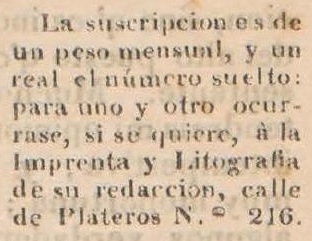
#> input picture src/hist_0.jpg, 312 x 241 px
$ python sample.py
#> lines starting #> are read from the running program, lines starting #| are printed output that depends on the picture; after the words box and inside, x2 and y2 are one past the last pixel; in counts of white or black regions, pixels touching at a corner belong together
### src/models/chan_vese_segmentation.py
import sys
import cv2
import math
import matplotlib.pyplot as plt
import numpy as np

def ChanVeseSegmentation(filepath, multiple=False, num=20):
    # Cargar la imagen desde la ruta especificada
#> called with filepath = 'hist_0.jpg', multiple = False, num = 20
    Image = cv2.imread(filepath, 1)                 # Carga la imagen en color
#> Image is the input picture: shape (241, 312, 3); mean B, G, R 164.3, 189.6, 211.5
    image = cv2.cvtColor(Image, cv2.COLOR_BGR2GRAY) # Convierte la imagen a escala de grises
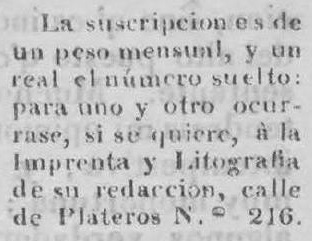
#> image: shape (241, 312); min 52, max 242, mean 193.3
    img = np.array(image, dtype=np.float64)         # Convierte la imagen a un arreglo de tipo float64

    # Inicializar la función de nivel (Φ) para el método de conjuntos de nivel
    IniLSF = np.ones((img.shape[0], img.shape[1]), img.dtype) # Inicializa con valores positivos
    IniLSF[30:80, 30:80] = -1                                 # Define una región inicial con valores negativos
    IniLSF = -IniLSF                                          # Invierte la función de nivel

    # Convertir la imagen cargada a formato RGB para visualización
    Image = cv2.cvtColor(Image, cv2.COLOR_BGR2RGB)


    # Función auxiliar para operaciones matemáticas sobre matrices
    def mat_math(intput, str):
        output = intput
        for i in range(img.shape[0]):
            for j in range(img.shape[1]):
                if str == "atan":
                    output[i, j] = math.atan(intput[i, j])
                if str == "sqrt":
                    output[i, j] = math.sqrt(intput[i, j])
        return output


    # Método de evolución del contorno utilizando la ecuación de Chan-Vese
    def CV(LSF, img, mu, nu, epison, step, show=False):
        # Calcular la derivada regularizada y la función Heaviside suavizada
        Drc = (epison / math.pi) / (epison * epison + LSF * LSF)
        Hea = 0.5 * (1 + (2 / math.pi) * mat_math(LSF / epison, "atan"))

        # Calcular gradiente de la función de nivel
        Iy, Ix = np.gradient(LSF)
        s = mat_math(Ix * Ix + Iy * Iy, "sqrt") # Magnitud del gradiente
        Nx = Ix / (s + 0.000001)                # Componente X del vector normalizado
        Ny = Iy / (s + 0.000001)                # Componente Y del vector normalizado
        Mxx, Nxx = np.gradient(Nx)
        Nyy, Myy = np.gradient(Ny)
        cur = Nxx + Nyy # Curvatura media

        # Calcular la longitud del contorno
        Length = nu * Drc * cur

        # Calcular término de penalización
        Lap = cv2.Laplacian(LSF, -1)
        Penalty = mu * (Lap - cur)

        # Calcular términos de energía de región
        s1 = Hea * img
        s2 = (1 - Hea) * img
        s3 = 1 - Hea
        C1 = s1.sum() / Hea.sum() # Promedio dentro del contorno
        C2 = s2.sum() / s3.sum()  # Promedio fuera del contorno
        CVterm = Drc * (-1 * (img - C1) * (img - C1) + 1 * (img - C2) * (img - C2))

        # Actualizar la función de nivel
        LSF = LSF + step * (Length + Penalty + CVterm)

        if show:
            plt.imshow(s, cmap="gray"), plt.show()
        return LSF


    # [9 lines of commented-out code are left out]
    mu = 1                 # Peso del término de suavidad
    nu = 0.003 * 255 * 255 # Peso del término de longitud
    # num = 20               # Número de iteraciones
    epison = 1             # Parámetro de regularización para Heaviside
    step = 0.1             # Paso de evolución
    LSF = IniLSF           # Inicializar la función de nivel


    # Evolución iterativa de la función de nivel
    info = [LSF]
    for i in range(1, num):
        LSF = CV(LSF, img, mu, nu, epison, step, False) # Actualizar LSF
        info.append(LSF) # Almacenar estado de la evolución
#> this loop made 19 passes
#> (C1 in CV, C2 in CV) on passes 1 to 12: (193.4, 193.2), (196.1, 192.3), (203.3, 185.7), (207.5, 172.5), (207.4, 162.4), (206.8, 157.5), (206.3, 153.5), (205.7, 150), (205.3, 147), (205, 144.5), (204.7, 142.5), (204.5, 140.8)
#> pass 1, in mat_math, `output = intput`:
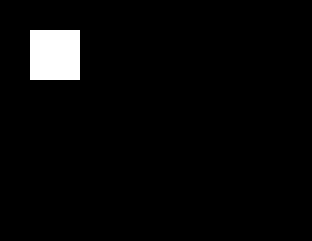
#> output: shape (241, 312) float64; values -1 (black) and 1 (white), 3.3% white; 1 white region, box (x1, y1, x2, y2) and area: (30, 30, 80, 80) 2500
#> pass 1, in CV, `Iy, Ix = np.gradient(LSF)`:
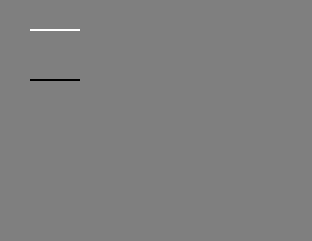
#> Iy: shape (241, 312) float64; min -1, max 1, mean 0; drawn with min black and max white
#> after the loop:
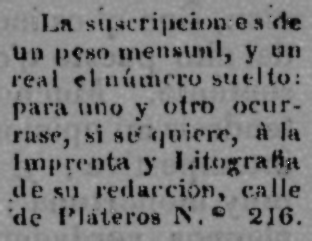
#> LSF: shape (241, 312) float64; min -25.08, max 54.23, mean 13.6; drawn with min black and max white
#> after the loop, info = 20 items

    # Devolver solo la última iteración si no se requiere almacenar todas
    if not multiple:
        info = [info[-1]]

    return info

### src/sample.py
import cv2
import matplotlib
import matplotlib.pyplot as plt
from models.chan_vese_segmentation import ChanVeseSegmentation

filepath="hist_0.jpg"

info = ChanVeseSegmentation(filepath)
#> info = 1 item
image = cv2.imread(filepath)
image = cv2.cvtColor(image, cv2.COLOR_BGR2RGB)

matplotlib.use('Agg')  # Use a non-interactive backend
plt.imshow(image)
plt.xticks([])
plt.yticks([])
plt.contour(info[-1], [0], colors="r", linewidth=2)
plt.draw()
plt.show(block=False)
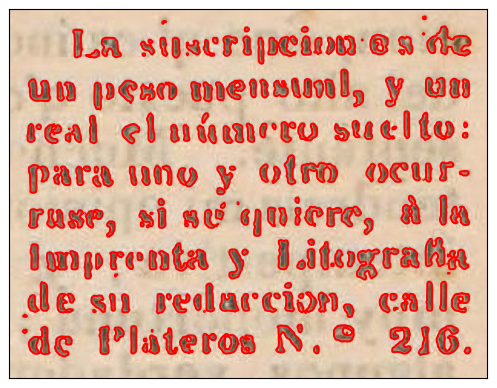
#> figure drawn by matplotlib, 1 panel
#!plt.pause(0.5)
plt.savefig(f"{filepath}-100.jpg")
